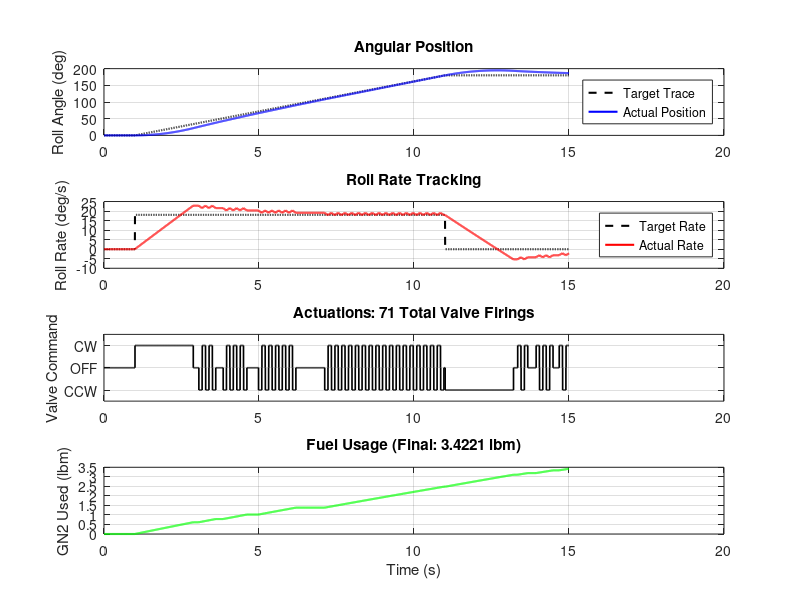

Here is the MATLAB script that generated this plot:
%% =========================================================================
%% RCS_Master_Calcs.m
%% Consolidated Roll Control System (RCS) sizing + performance script
%% for the USC LPL hopper vehicle cold-gas RCS.
%%
%% Merged from: RCS_180_sweep.m, ParabolicNozzle.m, LPLTestBedCalcs.m,
%%              LineLoss.m
%% Per request: the nozzle 3D bell-profile figure and the Siemens NX
%% spline export are NOT included. Every numeric value IS included.
%% =========================================================================
%
% ------------------------- VALUE CONFLICTS FOUND -------------------------
% The four source scripts disagreed on several supposedly-fixed physical
% quantities. Resolutions used below, and why.
%
% 1) Ixxp (roll moment of inertia): source scripts disagreed.
%      -> CONFIRMED correct value: 252,099.557 lbm*in^2 (matches
%         ParabolicNozzle.m and LPLTestBedCalcs.m). RCS_180_sweep.m's
%         value was wrong and is not used.
%
% 2) Moment arm / nozzle radius: source scripts disagreed.
%      -> CONFIRMED correct value: 6.5 in (matches ParabolicNozzle.m,
%         consistent with the corrected Ixxp above). RCS_180_sweep.m's
%         value was wrong and is not used.
%
% 3) GN2 gas constant R:
%      RCS_180_sweep.m / ParabolicNozzle.m / LPLTestBedCalcs.m .. 296.8 J/kg-K
%      LineLoss.m ................................................ 297 J/kg-K
%      -> USED 296.8 J/kg-K (3-of-4 majority).
%
% 4) Stagnation temperature T0:
%      RCS_180_sweep.m / LPLTestBedCalcs.m / LineLoss.m .......... 300 K
%      ParabolicNozzle.m ........................................... 293.15 K
%      -> USED 300 K (3-of-4 majority).
%
% 5) Regulator pressure, gauge vs. absolute:
%      RCS_180_sweep.m & LPLTestBedCalcs.m fed 100 psi straight into the
%      Pa conversion (i.e. implicitly treated it as already absolute).
%      LineLoss.m explicitly did P0_abs = 100 psi(gauge) + 14.7 (atm).
%      -> USED LineLoss.m's gauge+atm convention, since that's the
%         physically correct way to turn a regulator setpoint into an
%         absolute pressure for the choked-flow equations. This makes
%         mdot/thrust/torque here a bit higher than running
%         RCS_180_sweep.m or LPLTestBedCalcs.m alone would give.
%
% 6) Orifice/throat diameter:
%      RCS_180_sweep.m: fixed, already-selected 5/16" orifice.
%      LineLoss.m: separate dthroat = 0.298 in, dorifice = 0.188 in, AND a
%      hardcoded Athroat = 2.16e-5 m^2 that matches neither of its own
%      diameters.
%      -> USED the fixed 5/16" orifice (RCS_180_sweep.m's value, not
%         contradicted by a clean fixed value elsewhere) and derived the
%         flow area from it directly instead of LineLoss.m's inconsistent
%         hardcoded value. *** CONFIRM this is still the correct orifice,
%         given the Ixxp/moment-arm correction above. ***
%
% 7) ParabolicNozzle.m used its own separate supply pressure (210 psi) and
%    a flat 8% loss factor (0.92) for its throat-sizing calc, instead of
%    the detailed loss chain in LineLoss.m.
%      -> USED the delivered pressure computed in Section 3 below (this
%         script's own line-loss chain) instead, so these numbers differ
%         from running ParabolicNozzle.m standalone.
%
% 8) LPLTestBedCalcs.m assumed a flat GN2 density of 2.0 lbm/ft^3 for line
%    sizing.
%      -> USED the actual computed density (rho = P/RT at the resolved
%         P0/R/T0) instead.
%
% 9) Target maneuver spec (used only to CHECK the fixed orifice, not to
%    re-size it): delta_phi = 5 deg in t = 4 s, disturbance torque 2 N*m,
%    margin = 2x -- all carried over unchanged as ParabolicNozzle.m's own
%    assumptions (nothing else conflicted with these).
%
% ------------------------- BEHAVIOR CHANGE FLAGGED ------------------------
% RCS_180_sweep.m's pressure-droop loop (its "OPERATING PRESSURE &
% CAPABILITY" section) computed a droop-adjusted pressure at every
% timestep but then only ever used the LAST iteration's value (t = 15 s)
% for mdot/thrust/torque -- so in the original script the droop model had
% no actual effect on the sweep sim; thrust/torque were constant the whole
% run. That's reproduced below as an option, but the main sweep sim now
% uses TIME-VARYING pressure (thrust/torque recomputed every timestep from
% the drooping tank pressure), since that appears to be the model's
% intent. Set USE_TIME_VARYING_DROOP = false to restore the original
% constant-pressure behavior.
% =========================================================================

clear; clc; close all;

USE_TIME_VARYING_DROOP = true;   % see note above

%% =====================  1. CONSTANTS & GAS PROPERTIES  ===================
g       = 32.174;      % ft/s^2
D2R     = pi/180;
R2D     = 180/pi;
gamma   = 1.4;
R_gas   = 296.8;        % J/kg-K, GN2   (resolved conflict #3)
T0      = 300;          % K             (resolved conflict #4)
Cd      = 0.9;
Isp_GN2 = 65;            % s

%% =====================  2. VALIDATED HARDWARE PROPERTIES  ================
Ixxp_lbm_in2 = 252099.557;                   % lbm*in^2  (confirmed value, conflict #1)
Ixxp         = Ixxp_lbm_in2 / g / 144;       % slug*ft^2
Ixxp_SI      = Ixxp_lbm_in2 * 0.00029263965; % kg*m^2

r_nozzle_in = 6.5;                            % in        (confirmed value, conflict #2)
r_nozzle_ft = r_nozzle_in / 12;
r_nozzle_m  = r_nozzle_in * 0.0254;

D_orifice_in = 5/16;                          % in, fixed selected orifice
D_orifice_m  = D_orifice_in * 0.0254;
A_orifice_m2 = pi * D_orifice_m^2 / 4;

fprintf('=== HARDWARE ===\n');
fprintf('Ixxp = %.4f slug-ft^2 (%.4f kg-m^2)\n', Ixxp, Ixxp_SI);
fprintf('Moment arm = %.3f in (%.4f m)\n', r_nozzle_in, r_nozzle_m);
fprintf('Fixed orifice diameter = %.4f in (A = %.6e m^2)\n\n', D_orifice_in, A_orifice_m2);

%% ============  3. SUPPLY PRESSURE & LINE LOSSES (LineLoss.m)  ============
P0_reg_psi = 200;                     % psi, regulator setpoint
P0_abs_psi = P0_reg_psi + 14.7;       % psi absolute (resolved conflict #5)
P0_Pa      = P0_abs_psi * 6894.76;    % Pa, at the regulator/tank

choke_factor = sqrt(gamma/(R_gas*T0)) * (2/(gamma+1))^((gamma+1)/(2*(gamma-1)));
mdot_kg_s    = Cd * A_orifice_m2 * P0_Pa * choke_factor;   % kg/s, choked flow
mdot_lbm_s   = mdot_kg_s / 0.45359237;
mdot_slugs_s = mdot_lbm_s / g;

rho_line  = P0_Pa / (R_gas * T0);     % kg/m^3

D_line_in = 4/8;                      % in, distribution line (LineLoss.m assumption)
D_line_m  = D_line_in * 0.0254;
A_line_m2 = pi * D_line_m^2 / 4;
v_line    = mdot_kg_s / (rho_line * A_line_m2);   % m/s

% Major (friction) loss
f_darcy = 0.0225;      % Darcy friction factor, assumed (0.015-0.03 range average)
L_line  = 0.333;       % m, assumed line length
D_hyd   = 0.0075756;   % m, internal diameter used for the friction calc (LineLoss.m)
dP_major_Pa  = f_darcy * (L_line/D_hyd) * (rho_line * v_line^2 / 2);
dP_major_psi = dP_major_Pa / 6894.76;

% Minor losses (fittings), matching the PID
fittings = {struct('name','tbranch', 'count',2,'K',1.5), ...
            struct('name','solenoid','count',1,'K',3.0), ...
            struct('name','elbow90', 'count',2,'K',0.75), ...
            struct('name','orifice', 'count',1,'K',3.63)};
K_sum = 0;
for i = 1:numel(fittings)
    K_sum = K_sum + fittings{i}.count * fittings{i}.K;
end
dP_minor_Pa  = K_sum * 0.5 * rho_line * v_line^2;
dP_minor_psi = dP_minor_Pa / 6894.76;

dP_total_Pa  = dP_major_Pa + dP_minor_Pa;
dP_total_psi = dP_total_Pa / 6894.76;

P_thruster_Pa  = P0_Pa - dP_total_Pa;   % delivered pressure at the thruster inlet
P_thruster_psi = P_thruster_Pa / 6894.76;

fprintf('=== SUPPLY PRESSURE & LINE LOSSES ===\n');
fprintf('Regulator: %.1f psig -> %.2f psia (%.0f Pa)\n', P0_reg_psi, P0_abs_psi, P0_Pa);
fprintf('mdot (fixed orifice, choked) = %.6f kg/s (%.6f lbm/s)\n', mdot_kg_s, mdot_lbm_s);
fprintf('Velocity in %.3f" line = %.3f m/s\n', D_line_in, v_line);
fprintf('Major (friction) loss = %.4f psi\n', dP_major_psi);
fprintf('Minor (fittings) loss = %.4f psi (K_sum = %.2f)\n', dP_minor_psi, K_sum);
fprintf('Total line loss = %.4f psi\n', dP_total_psi);
fprintf('Delivered pressure at thruster = %.3f psia (%.0f Pa)\n\n', P_thruster_psi, P_thruster_Pa);

%% ==========  4. THRUSTER PERFORMANCE (fixed orifice, validated formula)  ==
% F = mdot * Isp * g, gated on valve-open time -- NOT the solenoid force
% sensor (per your teammate's note on the Simscape model).
F_actual_lbf = mdot_slugs_s * Isp_GN2 * g;
F_actual_N   = F_actual_lbf * 4.4482216153;

Torque_actual_ftlbf = F_actual_lbf * r_nozzle_ft;
Torque_actual_Nm    = F_actual_N   * r_nozzle_m;

alpha_actual_rad = Torque_actual_ftlbf / Ixxp;   % rad/s^2
alpha_actual_deg = alpha_actual_rad / D2R;

fprintf('=== THRUSTER PERFORMANCE (per nozzle) ===\n');
fprintf('Thrust  = %.4f lbf (%.4f N)\n', F_actual_lbf, F_actual_N);
fprintf('Torque  = %.4f ft-lbf (%.4f N-m)\n', Torque_actual_ftlbf, Torque_actual_Nm);
fprintf('Achievable alpha = %.4f rad/s^2 (%.3f deg/s^2)\n\n', alpha_actual_rad, alpha_actual_deg);

%% ====  4b. ROLL TORQUE AT r = 6.5": WITHOUT vs. WITH A NOZZLE  =============
% Same mass flow (mdot_kg_s, choked at the fixed orifice, Section 3) in
% both cases -- the only difference is what happens to the gas AFTER the
% throat:
%   Without nozzle: bare orifice, gas leaves at sonic (Mach 1) throat
%   velocity v* -- there's no diverging section to keep accelerating it.
%   With nozzle: a diverging (parabolic) section continues expanding the
%   gas down to ambient pressure, accelerating it well past sonic to the
%   full exhaust velocity ve. Same mdot, higher exit velocity -> more
%   thrust -> more torque. Both cases use the SAME 6.5" moment arm.
theta_e_deg      = 7.0;      % deg, Rao bell exit parallel angle (divergence loss)
SeaLevelPressure = 101325;   % Pa

lambda = (1 + cos(theta_e_deg*D2R))/2;

T_star = T0 * (2/(gamma+1));                 % throat static temp at Mach 1, K
v_star = sqrt(gamma * R_gas * T_star);        % sonic throat velocity, m/s (no nozzle)
ve     = lambda * sqrt(2*T0*R_gas*(gamma/(gamma-1)) * ...
         (1 - (SeaLevelPressure/P0_Pa)^((gamma-1)/gamma)));   % full-expansion exit velocity, m/s (with nozzle)

Thrust_without_nozzle_N   = mdot_kg_s * v_star;
Thrust_with_nozzle_N      = mdot_kg_s * ve;
Thrust_without_nozzle_lbf = Thrust_without_nozzle_N * 0.224809;
Thrust_with_nozzle_lbf    = Thrust_with_nozzle_N * 0.224809;

Torque_without_nozzle_ftlbf = Thrust_without_nozzle_lbf * r_nozzle_ft;   % at r = 6.5 in
Torque_without_nozzle_Nm    = Thrust_without_nozzle_N   * r_nozzle_m;

Torque_with_nozzle_ftlbf = Thrust_with_nozzle_lbf * r_nozzle_ft;        % at r = 6.5 in
Torque_with_nozzle_Nm    = Thrust_with_nozzle_N   * r_nozzle_m;

fprintf('=== ROLL TORQUE AT r = %.2f in: WITHOUT vs. WITH A NOZZLE ===\n', r_nozzle_in);
fprintf('Without nozzle (sonic throat only): v* = %.2f m/s -> Thrust = %.4f lbf (%.4f N) -> Torque = %.4f ft-lbf (%.4f N-m)\n', ...
    v_star, Thrust_without_nozzle_lbf, Thrust_without_nozzle_N, Torque_without_nozzle_ftlbf, Torque_without_nozzle_Nm);
fprintf('With nozzle (full expansion): ve = %.2f m/s -> Thrust = %.4f lbf (%.4f N) -> Torque = %.4f ft-lbf (%.4f N-m)\n', ...
    ve, Thrust_with_nozzle_lbf, Thrust_with_nozzle_N, Torque_with_nozzle_ftlbf, Torque_with_nozzle_Nm);
fprintf('--> Adding the nozzle increases roll torque by %.1f%%\n\n', ...
    100*(Torque_with_nozzle_ftlbf/Torque_without_nozzle_ftlbf - 1));

%% ====  5. MANEUVER REQUIREMENT CHECK & IDEAL NOZZLE SIZING (ParabolicNozzle.m) ====
SvAmount          = 2;      % opposing nozzle pair (ParabolicNozzle.m assumption)
delta_phi_deg     = 5;      % deg, assumed target slew
t_maneuver        = 4.0;    % s, assumed maneuver time
DisturbanceTorque = 2.0;    % N*m, assumed disturbance
margin            = 2.0;    % safety margin factor
% (theta_e_deg, SeaLevelPressure, lambda already computed in Section 4b)

AlphaRequired = (4 * (delta_phi_deg*D2R)) / (t_maneuver^2);   % rad/s^2, slew-driven
MinAlpha      = (DisturbanceTorque * margin) / Ixxp_SI;        % rad/s^2, disturbance-driven
AlphaTarget   = max(AlphaRequired, MinAlpha);

RequiredTorque = Ixxp_SI * AlphaTarget;                     % N*m
RequiredThrust = RequiredTorque / (r_nozzle_m * SvAmount);  % N, per nozzle

P0_ideal = P_thruster_Pa;   % delivered pressure from Section 3, used for this sizing check
Cf = sqrt((2*gamma^2/(gamma-1)) * (2/(gamma+1))^((gamma+1)/(gamma-1)) * ...
     (1 - (SeaLevelPressure/P0_ideal)^((gamma-1)/gamma)));
ExitMach = sqrt((2/(gamma-1)) * ((P0_ideal/SeaLevelPressure)^((gamma-1)/gamma) - 1));

ThroatArea_ideal   = RequiredThrust / (P0_ideal * Cf);
ThroatDiam_ideal_m  = 2*sqrt(ThroatArea_ideal/pi);
ThroatDiam_ideal_in = ThroatDiam_ideal_m/0.0254;

ve = lambda * sqrt(2*T0*R_gas*(gamma/(gamma-1)) * (1 - (SeaLevelPressure/P0_ideal)^((gamma-1)/gamma)));
Isp_ideal = ve/9.80665;

fprintf('=== MANEUVER REQUIREMENT CHECK ===\n');
fprintf('Target: %.1f deg in %.1f s | disturbance margin: %.1fx %.1f N-m\n', delta_phi_deg, t_maneuver, margin, DisturbanceTorque);
fprintf('Alpha required (slew) = %.4f rad/s^2 | Alpha required (disturbance) = %.4f rad/s^2\n', AlphaRequired, MinAlpha);
fprintf('Governing alpha target = %.4f rad/s^2\n', AlphaTarget);
fprintf('Required torque = %.4f N-m | Required thrust/nozzle = %.4f N\n', RequiredTorque, RequiredThrust);
fprintf('Ideal (max-torque) throat diameter for this requirement = %.4f in\n', ThroatDiam_ideal_in);
fprintf('Ideal exhaust velocity = %.2f m/s | Ideal Isp = %.2f s\n', ve, Isp_ideal);
fprintf('Actual fixed orifice diameter = %.4f in\n', D_orifice_in);
if alpha_actual_rad >= AlphaTarget
    fprintf('--> Fixed %.4f" orifice MEETS the alpha requirement (%.1f%% margin)\n\n', D_orifice_in, 100*(alpha_actual_rad/AlphaTarget - 1));
else
    fprintf('--> Fixed %.4f" orifice DOES NOT MEET the alpha requirement (%.1f%% short)\n\n', D_orifice_in, 100*(1 - alpha_actual_rad/AlphaTarget));
end

%% =========  6. STANDARD LINE / ORIFICE SIZE CHECK (LPLTestBedCalcs.m)  ====
V_line_ft_s = 70;   % ft/s, assumed max line velocity
rho_lbm_ft3 = rho_line * 0.062428;   % kg/m^3 -> lbm/ft^3 (resolved conflict #8: uses actual computed density, not the flat 2.0 lbm/ft^3 assumption)
standard_sizes_in = [1/8, 3/16, 1/4, 5/16, 3/8, 1/2, 5/8, 3/4, 1.0];

Vdot_ft3_s = mdot_lbm_s / rho_lbm_ft3;
A_req_ft2  = Vdot_ft3_s / V_line_ft_s;
D_req_ft   = sqrt(4*A_req_ft2/pi);
D_req_in   = D_req_ft * 12;

idx = find(standard_sizes_in >= D_req_in, 1, 'first');
if isempty(idx)
    recommended_line_in = standard_sizes_in(end);
else
    recommended_line_in = standard_sizes_in(idx);
end

[~, idx_orf] = min(abs(standard_sizes_in - D_orifice_in));
nearest_std_orifice_in = standard_sizes_in(idx_orf);

fprintf('=== STANDARD SIZE CHECK ===\n');
fprintf('Required line ID (<=%.0f ft/s cap) = %.4f in -> nearest standard = %.3f in (using %.3f in assumed)\n', V_line_ft_s, D_req_in, recommended_line_in, D_line_in);
fprintf('Fixed orifice (%.4f in) nearest standard size = %.3f in\n\n', D_orifice_in, nearest_std_orifice_in);

%% ===============  7. 180-DEGREE CLOSED-LOOP SWEEP SIMULATION  =============
% (RCS_180_sweep.m) - PD + Schmitt-trigger valve logic validated against
% the Simscape model per your notes.

dt = 0.005;
t_final = 15;
time = (0:dt:t_final)';
N = length(time);

min_pulse_time = 0.10;  % s, fixed minimum valve-open time

% Tank pressure droop model (psi/s), same as RCS_180_sweep.m
droop_rate   = @(t) 2 + 0.05*t;
P_tank_psi_t = P0_abs_psi - droop_rate(time).*time;   % psi absolute, drooping
P_tank_Pa_t  = P_tank_psi_t * 6894.76;

if USE_TIME_VARYING_DROOP
    mdot_slugs_t = (Cd * A_orifice_m2 * P_tank_Pa_t * choke_factor / 0.45359237) / g;  % slugs/s at each t
    F_lbf_t      = mdot_slugs_t * Isp_GN2 * g;
    Torque_t     = F_lbf_t * r_nozzle_ft;
else
    % Reproduces RCS_180_sweep.m's original behavior: constant
    % thrust/torque from the LAST droop value (t = t_final) -- the droop
    % model had no real effect on the sim.
    mdot_slugs_t = repmat(mdot_slugs_s, N, 1);
    F_lbf_t      = repmat(F_actual_lbf, N, 1);
    Torque_t     = repmat(Torque_actual_ftlbf, N, 1);
end

% Initial conditions
phi = 0; omega = 0;

% PD controller gains
Kp = 2; Kd = 5;

% Schmitt trigger
deadzone = 0.02; hysteresis = 0.01;

history_phi = zeros(N,1); history_omega = zeros(N,1);
history_valve = zeros(N,1); history_mass = zeros(N,1);

valve_state = 0; pulse_timer = 0;
total_mass_used_slugs = 0; actuation_count = 0;

% 180-deg reference trace: move 180 deg over 10 s, starting at t = 1 s
start_time = 1.0; duration = 10.0; end_time = start_time + duration;
target_angle = 180.0; sweep_rate = target_angle/duration;

trace_phi_deg = zeros(N,1); trace_omega_deg = zeros(N,1);
for i = 1:N
    t = time(i);
    if t < start_time
        trace_phi_deg(i) = 0; trace_omega_deg(i) = 0;
    elseif t <= end_time
        trace_phi_deg(i) = sweep_rate*(t-start_time);
        trace_omega_deg(i) = sweep_rate;
    else
        trace_phi_deg(i) = target_angle; trace_omega_deg(i) = 0;
    end
end

for i = 1:N
    phi_ref   = trace_phi_deg(i)*D2R;
    omega_ref = trace_omega_deg(i)*D2R;

    error_phi   = phi_ref - phi;
    error_omega = omega_ref - omega;
    control_effort = Kp*error_phi + Kd*error_omega;

    prev_valve = valve_state;
    if pulse_timer > 0
        pulse_timer = pulse_timer - dt;
    else
        if valve_state == 0
            if control_effort > deadzone
                valve_state = 1; pulse_timer = min_pulse_time;
            elseif control_effort < -deadzone
                valve_state = -1; pulse_timer = min_pulse_time;
            end
        elseif valve_state == 1
            if control_effort < (deadzone-hysteresis)
                valve_state = 0;
            end
        elseif valve_state == -1
            if control_effort > -(deadzone-hysteresis)
                valve_state = 0;
            end
        end
    end
    if valve_state ~= 0 && prev_valve == 0
        actuation_count = actuation_count + 1;
    end

    alpha_step = (valve_state * Torque_t(i)) / Ixxp;
    omega = omega + alpha_step*dt;
    phi   = phi + omega*dt;

    if valve_state ~= 0
        total_mass_used_slugs = total_mass_used_slugs + mdot_slugs_t(i)*dt;
    end

    history_phi(i)   = phi/D2R;
    history_omega(i) = omega/D2R;
    history_valve(i) = valve_state;
    history_mass(i)  = total_mass_used_slugs * g;  % lbm
end

fprintf('=== 180-DEG SWEEP SIMULATION SUMMARY ===\n');
fprintf('Total valve actuations: %d\n', actuation_count);
fprintf('Total propellant used: %.4f lbm\n', history_mass(end));
fprintf('Final roll angle: %.2f deg | Final roll rate: %.2f deg/s\n\n', history_phi(end), history_omega(end));

%% Plots
figure('Name','RCS 180-Degree Sweep Maneuver','Position',[100 100 900 800]);

subplot(4,1,1);
plot(time, trace_phi_deg,'k--','LineWidth',1.5,'DisplayName','Target Trace'); hold on;
plot(time, history_phi,'b','LineWidth',1.5,'DisplayName','Actual Position');
ylabel('Roll Angle (deg)'); title('Angular Position'); legend('Location','southeast'); grid on;

subplot(4,1,2);
plot(time, trace_omega_deg,'k--','LineWidth',1.5,'DisplayName','Target Rate'); hold on;
plot(time, history_omega,'r','LineWidth',1.5,'DisplayName','Actual Rate');
ylabel('Roll Rate (deg/s)'); title('Roll Rate Tracking'); legend('Location','northeast'); grid on;

subplot(4,1,3);
stairs(time, history_valve,'k','LineWidth',1.2);
ylabel('Valve Command'); title(sprintf('Actuations: %d Total Valve Firings', actuation_count));
yticks([-1 0 1]); yticklabels({'CCW','OFF','CW'}); ylim([-1.5 1.5]); grid on;

subplot(4,1,4);
plot(time, history_mass,'g','LineWidth',1.5);
ylabel('GN2 Used (lbm)'); xlabel('Time (s)');
title(sprintf('Fuel Usage (Final: %.4f lbm)', history_mass(end))); grid on;
